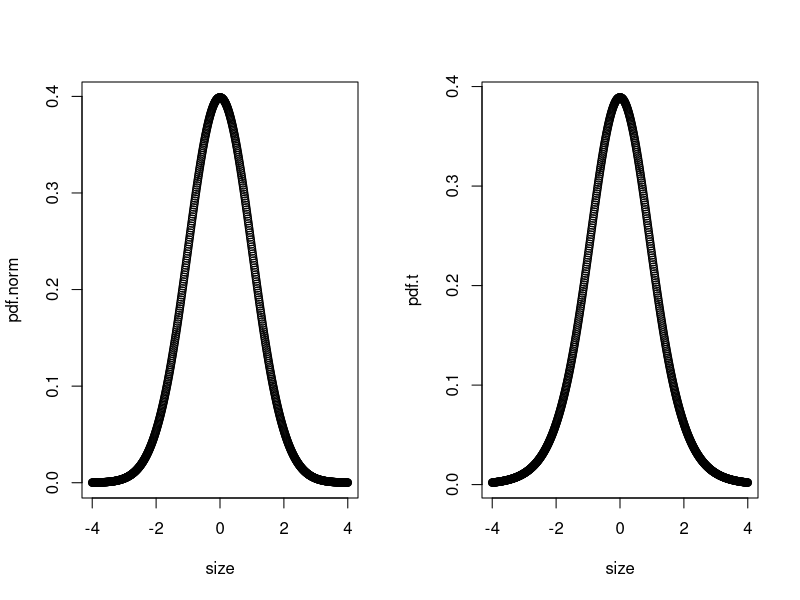
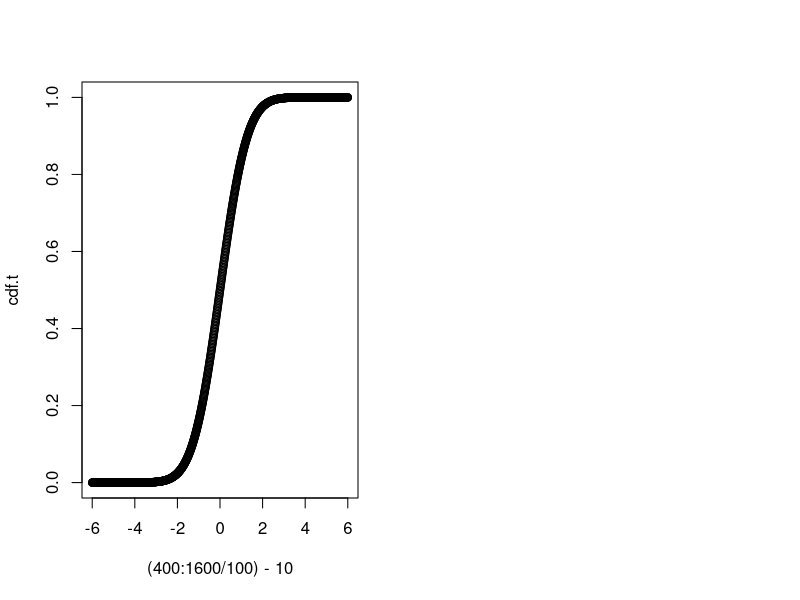

Write R code to recreate these figures, in order.
## ---- chunk 1
knitr::opts_chunk$set(echo = TRUE)
## ---- chunk 2
size <- (600:1400/100)-10

pdf.t <- dt(size, df =10)
pdf.norm <- dnorm(size, mean=0, sd=1)

par(mfrow=c(1,2))
plot(size,pdf.norm)
plot(size,pdf.t)

cat("The normal distribution has a simualted discrete probability of\n ",pdf.norm[650], 
    "at position", (650+600)/100-10, 
    "while the t-distribution has a\n simualted discrete probabiltiy of",
    pdf.t[650])
## ---- chunk 3
cdf.t <- pt((400:1600/100)-10, df =99)

a <- 0.05

plot((400:1600/100)-10,cdf.t)

cat("Our critical values are about", 
    (match(a/2, round(cdf.t,3), nomatch = NA_integer_)+400) / 100 - 10, "and",
    (match(1-a/2, round(cdf.t,3), nomatch = NA_integer_)+400) / 100 - 10)

cat("The critical values for our two-sided T distribution with an alpha level of",
    a,"are,\n in truth,",-1*abs(qt(p=1-a/2, df=99)), "and",abs(qt(p=1-a/2, df=99)))
## ---- chunk 4
x.bar <- 6.83
null.mean <- 7
std <- 0.3
n <- 100
    
t.score <- (x.bar - null.mean)/(std/sqrt(n))
cat("The T score was:",t.score)
## ---- chunk 5
cat("Our sample mean would have to fall between", (0.3/sqrt(100)) * -1.96 + 7,
    "and", (0.3/sqrt(100)) * 1.96 + 7, "for us to fail to reject\n our null.")
